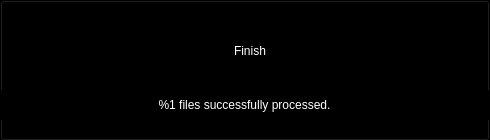
<?xml version="1.0" encoding="UTF-8"?>
<ui version="4.0">
 <class>fullWindowInfoClass</class>
 <widget class="QWidget" name="fullWindowInfoClass">
  <property name="geometry">
   <rect>
    <x>0</x>
    <y>0</y>
    <width>490</width>
    <height>140</height>
   </rect>
  </property>
  <property name="acceptDrops">
   <bool>true</bool>
  </property>
  <property name="windowTitle">
   <string>fullWindowInfo</string>
  </property>
  <property name="styleSheet">
   <string notr="true">background-color: #000000;</string>
  </property>
  <widget class="QPushButton" name="pushButton_main">
   <property name="enabled">
    <bool>true</bool>
   </property>
   <property name="geometry">
    <rect>
     <x>0</x>
     <y>0</y>
     <width>490</width>
     <height>141</height>
    </rect>
   </property>
   <property name="acceptDrops">
    <bool>true</bool>
   </property>
   <property name="styleSheet">
    <string notr="true">padding: 0px 0px 40px 0px;
color: #ffffff;
font: 38pt &quot;Microsoft YaHei UI&quot;;</string>
   </property>
   <property name="text">
    <string>   Finish</string>
   </property>
   <property name="icon">
    <iconset resource="FTRT.qrc">
     <normaloff>:/Res/finish.svg</normaloff>:/Res/finish.svg</iconset>
   </property>
   <property name="iconSize">
    <size>
     <width>64</width>
     <height>64</height>
    </size>
   </property>
  </widget>
  <widget class="QLabel" name="label_sub">
   <property name="geometry">
    <rect>
     <x>-1</x>
     <y>90</y>
     <width>491</width>
     <height>30</height>
    </rect>
   </property>
   <property name="styleSheet">
    <string notr="true">color: #ffffff;
font: 12pt &quot;Microsoft YaHei UI&quot;;</string>
   </property>
   <property name="text">
    <string>%1 files successfully processed.</string>
   </property>
   <property name="alignment">
    <set>Qt::AlignCenter</set>
   </property>
   <property name="wordWrap">
    <bool>true</bool>
   </property>
  </widget>
 </widget>
 <layoutdefault spacing="6" margin="11"/>
 <resources>
  <include location="FTRT.qrc"/>
 </resources>
 <connections/>
</ui>
